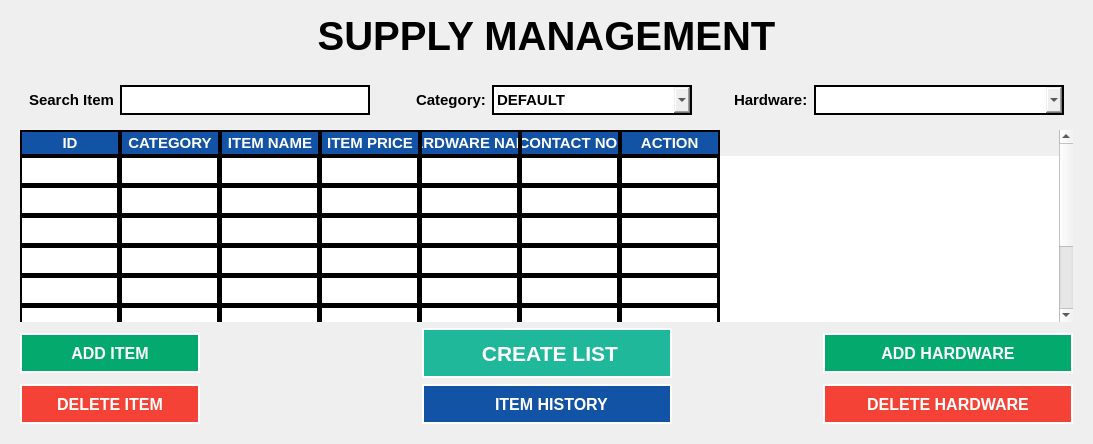
     <widget class="QWidget" name="page_2">
      <layout class="QGridLayout" name="gridLayout_12">
       <item row="2" column="0">
        <widget class="QFrame" name="supply_management_mainFrame">
         <property name="styleSheet">
          <string notr="true">QFrame{
border-style: none;

}</string>
         </property>
         <property name="frameShape">
          <enum>QFrame::StyledPanel</enum>
         </property>
         <property name="frameShadow">
          <enum>QFrame::Raised</enum>
         </property>
         <layout class="QGridLayout" name="gridLayout_13">
          <property name="leftMargin">
           <number>0</number>
          </property>
          <property name="topMargin">
           <number>0</number>
          </property>
          <property name="rightMargin">
           <number>0</number>
          </property>
          <property name="bottomMargin">
           <number>0</number>
          </property>
          <property name="spacing">
           <number>0</number>
          </property>
          <item row="0" column="0">
           <widget class="QFrame" name="frame_16">
            <property name="maximumSize">
             <size>
              <width>16777215</width>
              <height>16777215</height>
             </size>
            </property>
            <property name="frameShape">
             <enum>QFrame::StyledPanel</enum>
            </property>
            <property name="frameShadow">
             <enum>QFrame::Raised</enum>
            </property>
            <layout class="QVBoxLayout" name="verticalLayout_6">
             <item>
              <widget class="QFrame" name="frame_23">
               <property name="styleSheet">
                <string notr="true">border-style: none;</string>
               </property>
               <property name="frameShape">
                <enum>QFrame::StyledPanel</enum>
               </property>
               <property name="frameShadow">
                <enum>QFrame::Raised</enum>
               </property>
               <layout class="QHBoxLayout" name="horizontalLayout_16">
                <item>
                 <widget class="QPushButton" name="pushButton_18">
                  <property name="enabled">
                   <bool>false</bool>
                  </property>
                  <property name="maximumSize">
                   <size>
                    <width>120</width>
                    <height>16777215</height>
                   </size>
                  </property>
                  <property name="styleSheet">
                   <string notr="true">border-color: white;
border-style: none;
font-family: Segoe UI;
font-weight: bold;
color: black;
font-size: 15px;
</string>
                  </property>
                  <property name="text">
                   <string>Search Item</string>
                  </property>
                  <property name="icon">
                   <iconset>
                    <normaloff>images/ICON_SEARCH.png</normaloff>images/ICON_SEARCH.png</iconset>
                  </property>
                  <property name="iconSize">
                   <size>
                    <width>30</width>
                    <height>30</height>
                   </size>
                  </property>
                 </widget>
                </item>
                <item>
                 <widget class="QLineEdit" name="search_item_lineEdit">
                  <property name="minimumSize">
                   <size>
                    <width>250</width>
                    <height>30</height>
                   </size>
                  </property>
                  <property name="maximumSize">
                   <size>
                    <width>250</width>
                    <height>30</height>
                   </size>
                  </property>
                  <property name="focusPolicy">
                   <enum>Qt::StrongFocus</enum>
                  </property>
                  <property name="styleSheet">
                   <string notr="true">QLineEdit{
border-style: solid;
border-width: 2px;
border-color: black;
font-family: Segoe UI;
font-weight: bold;
color: black;
font-size: 15px;

}

QLineEdit::hover{
background-color: #efefef;
}</string>
                  </property>
                 </widget>
                </item>
                <item>
                 <spacer name="horizontalSpacer_8">
                  <property name="orientation">
                   <enum>Qt::Horizontal</enum>
                  </property>
                  <property name="sizeHint" stdset="0">
                   <size>
                    <width>40</width>
                    <height>20</height>
                   </size>
                  </property>
                 </spacer>
                </item>
                <item>
                 <widget class="QLabel" name="label_18">
                  <property name="styleSheet">
                   <string notr="true">border-color: white;
border-style: none;
font-family: Segoe UI;
font-weight: bold;
color: black;
font-size: 15px;
</string>
                  </property>
                  <property name="text">
                   <string>Category:</string>
                  </property>
                 </widget>
                </item>
                <item>
                 <widget class="QComboBox" name="categoryBox">
                  <property name="minimumSize">
                   <size>
                    <width>200</width>
                    <height>30</height>
                   </size>
                  </property>
                  <property name="maximumSize">
                   <size>
                    <width>150</width>
                    <height>30</height>
                   </size>
                  </property>
                  <property name="cursor">
                   <cursorShape>PointingHandCursor</cursorShape>
                  </property>
                  <property name="styleSheet">
                   <string notr="true">QComboBox{
border-style: solid;
border-width: 2px;
border-color: black;
font-family: Segoe UI;
font-weight: bold;
color: black;
font-size: 15px;

}

QComboBox::hover{
background-color: #efefef;
}</string>
                  </property>
                  <item>
                   <property name="text">
                    <string>DEFAULT</string>
                   </property>
                  </item>
                  <item>
                   <property name="text">
                    <string>CARPENTRY</string>
                   </property>
                  </item>
                  <item>
                   <property name="text">
                    <string>GENERAL HARDWARE</string>
                   </property>
                  </item>
                  <item>
                   <property name="text">
                    <string>GLASS</string>
                   </property>
                  </item>
                  <item>
                   <property name="text">
                    <string>HOME FURNISHING</string>
                   </property>
                  </item>
                  <item>
                   <property name="text">
                    <string>MASONRY</string>
                   </property>
                  </item>
                  <item>
                   <property name="text">
                    <string>METAL WORKS</string>
                   </property>
                  </item>
                  <item>
                   <property name="text">
                    <string>PAINTS</string>
                   </property>
                  </item>
                  <item>
                   <property name="text">
                    <string>PLUMBING</string>
                   </property>
                  </item>
                  <item>
                   <property name="text">
                    <string>ROOFING</string>
                   </property>
                  </item>
                 </widget>
                </item>
                <item>
                 <widget class="QFrame" name="frame_15">
                  <property name="minimumSize">
                   <size>
                    <width>30</width>
                    <height>30</height>
                   </size>
                  </property>
                  <property name="maximumSize">
                   <size>
                    <width>30</width>
                    <height>30</height>
                   </size>
                  </property>
                  <property name="frameShape">
                   <enum>QFrame::StyledPanel</enum>
                  </property>
                  <property name="frameShadow">
                   <enum>QFrame::Raised</enum>
                  </property>
                 </widget>
                </item>
                <item>
                 <widget class="QLabel" name="label_19">
                  <property name="styleSheet">
                   <string notr="true">border-color: white;
border-style: none;
font-family: Segoe UI;
font-weight: bold;
color: black;
font-size: 15px;
</string>
                  </property>
                  <property name="text">
                   <string>Hardware:</string>
                  </property>
                 </widget>
                </item>
                <item>
                 <widget class="QComboBox" name="hardwareBox">
                  <property name="minimumSize">
                   <size>
                    <width>250</width>
                    <height>30</height>
                   </size>
                  </property>
                  <property name="maximumSize">
                   <size>
                    <width>150</width>
                    <height>30</height>
                   </size>
                  </property>
                  <property name="cursor">
                   <cursorShape>PointingHandCursor</cursorShape>
                  </property>
                  <property name="styleSheet">
                   <string notr="true">QComboBox{
border-style: solid;
border-width: 2px;
border-color: black;
font-family: Segoe UI;
font-weight: bold;
color: black;
font-size: 15px;

}

QComboBox::hover{
background-color: #efefef;
}</string>
                  </property>
                 </widget>
                </item>
               </layout>
              </widget>
             </item>
             <item>
              <widget class="QTableWidget" name="supply_management_table">
               <property name="focusPolicy">
                <enum>Qt::NoFocus</enum>
               </property>
               <property name="styleSheet">
                <string notr="true">QTableWidget{
background-color: white;
gridline-color: black;
font-family: Segoe UI;
font-weight: bold;
color: black;
font-size: 11pt;

	
}
QTableView::item {
border: 2px solid black;
}
QHeaderView::section{
background-color: #1353A5;
border: 2px solid black;
font: bold 11pt Arial, serif;
color: rgb(255, 255, 255);
}
</string>
               </property>
               <property name="frameShape">
                <enum>QFrame::NoFrame</enum>
               </property>
               <property name="frameShadow">
                <enum>QFrame::Sunken</enum>
               </property>
               <property name="horizontalScrollBarPolicy">
                <enum>Qt::ScrollBarAlwaysOff</enum>
               </property>
               <property name="editTriggers">
                <set>QAbstractItemView::NoEditTriggers</set>
               </property>
               <property name="gridStyle">
                <enum>Qt::SolidLine</enum>
               </property>
               <attribute name="verticalHeaderVisible">
                <bool>false</bool>
               </attribute>
               <attribute name="verticalHeaderHighlightSections">
                <bool>true</bool>
               </attribute>
               <row>
                <property name="text">
                 <string>New Row</string>
                </property>
               </row>
               <row>
                <property name="text">
                 <string>New Row</string>
                </property>
               </row>
               <row>
                <property name="text">
                 <string>New Row</string>
                </property>
               </row>
               <row>
                <property name="text">
                 <string>New Row</string>
                </property>
               </row>
               <row>
                <property name="text">
                 <string>New Row</string>
                </property>
               </row>
               <row>
                <property name="text">
                 <string>New Row</string>
                </property>
               </row>
               <row>
                <property name="text">
                 <string>New Row</string>
                </property>
               </row>
               <row>
                <property name="text">
                 <string>New Row</string>
                </property>
               </row>
               <column>
                <property name="text">
                 <string> ID </string>
                </property>
               </column>
               <column>
                <property name="text">
                 <string>CATEGORY</string>
                </property>
               </column>
               <column>
                <property name="text">
                 <string>ITEM NAME</string>
                </property>
               </column>
               <column>
                <property name="text">
                 <string> ITEM PRICE </string>
                </property>
               </column>
               <column>
                <property name="text">
                 <string>HARDWARE NAME</string>
                </property>
               </column>
               <column>
                <property name="text">
                 <string> CONTACT NO. </string>
                </property>
               </column>
               <column>
                <property name="text">
                 <string> ACTION </string>
                </property>
               </column>
              </widget>
             </item>
             <item>
              <widget class="QFrame" name="frame_21">
               <property name="frameShape">
                <enum>QFrame::StyledPanel</enum>
               </property>
               <property name="frameShadow">
                <enum>QFrame::Raised</enum>
               </property>
               <layout class="QHBoxLayout" name="horizontalLayout_8">
                <property name="spacing">
                 <number>0</number>
                </property>
                <property name="leftMargin">
                 <number>0</number>
                </property>
                <property name="topMargin">
                 <number>0</number>
                </property>
                <property name="rightMargin">
                 <number>0</number>
                </property>
                <property name="bottomMargin">
                 <number>0</number>
                </property>
                <item>
                 <widget class="QPushButton" name="add_item_btn">
                  <property name="minimumSize">
                   <size>
                    <width>180</width>
                    <height>40</height>
                   </size>
                  </property>
                  <property name="maximumSize">
                   <size>
                    <width>180</width>
                    <height>40</height>
                   </size>
                  </property>
                  <property name="cursor">
                   <cursorShape>PointingHandCursor</cursorShape>
                  </property>
                  <property name="focusPolicy">
                   <enum>Qt::NoFocus</enum>
                  </property>
                  <property name="styleSheet">
                   <string notr="true">QPushButton{

border-radius:  0px;
border-style: solid;
background-color: #04AA6D;
color: white;
font-family: Segoe UI;
font-weight: bold;
font-size: 12pt;
border-width: 2px;

}

QPushButton:hover{
	background-color: #026641;
	color: white;
}</string>
                  </property>
                  <property name="text">
                   <string>ADD ITEM</string>
                  </property>
                 </widget>
                </item>
                <item>
                 <widget class="QFrame" name="frame_3">
                  <property name="minimumSize">
                   <size>
                    <width>70</width>
                    <height>0</height>
                   </size>
                  </property>
                  <property name="maximumSize">
                   <size>
                    <width>70</width>
                    <height>16777215</height>
                   </size>
                  </property>
                  <property name="frameShape">
                   <enum>QFrame::StyledPanel</enum>
                  </property>
                  <property name="frameShadow">
                   <enum>QFrame::Raised</enum>
                  </property>
                 </widget>
                </item>
                <item>
                 <spacer name="horizontalSpacer_5">
                  <property name="orientation">
                   <enum>Qt::Horizontal</enum>
                  </property>
                  <property name="sizeHint" stdset="0">
                   <size>
                    <width>40</width>
                    <height>20</height>
                   </size>
                  </property>
                 </spacer>
                </item>
                <item>
                 <widget class="QPushButton" name="createList_btn">
                  <property name="minimumSize">
                   <size>
                    <width>250</width>
                    <height>50</height>
                   </size>
                  </property>
                  <property name="maximumSize">
                   <size>
                    <width>235</width>
                    <height>50</height>
                   </size>
                  </property>
                  <property name="cursor">
                   <cursorShape>PointingHandCursor</cursorShape>
                  </property>
                  <property name="focusPolicy">
                   <enum>Qt::NoFocus</enum>
                  </property>
                  <property name="styleSheet">
                   <string notr="true">QPushButton{

border-radius:  0px;
border-style: solid;
background-color: #1FB89B;
color: white;
font-family: Segoe UI;
font-weight: bold;
font-size: 16pt;
border-width: 2px;

}

QPushButton:hover{
	background-color: #62CDB9;
	color: white;
}</string>
                  </property>
                  <property name="text">
                   <string> CREATE LIST</string>
                  </property>
                  <property name="icon">
                   <iconset>
                    <normaloff>images/ICON_LIST.png</normaloff>images/ICON_LIST.png</iconset>
                  </property>
                  <property name="iconSize">
                   <size>
                    <width>35</width>
                    <height>35</height>
                   </size>
                  </property>
                 </widget>
                </item>
                <item>
                 <spacer name="horizontalSpacer_13">
                  <property name="orientation">
                   <enum>Qt::Horizontal</enum>
                  </property>
                  <property name="sizeHint" stdset="0">
                   <size>
                    <width>40</width>
                    <height>20</height>
                   </size>
                  </property>
                 </spacer>
                </item>
                <item>
                 <widget class="QPushButton" name="add_hardware_btn">
                  <property name="minimumSize">
                   <size>
                    <width>250</width>
                    <height>40</height>
                   </size>
                  </property>
                  <property name="maximumSize">
                   <size>
                    <width>250</width>
                    <height>40</height>
                   </size>
                  </property>
                  <property name="cursor">
                   <cursorShape>PointingHandCursor</cursorShape>
                  </property>
                  <property name="focusPolicy">
                   <enum>Qt::NoFocus</enum>
                  </property>
                  <property name="styleSheet">
                   <string notr="true">QPushButton{

border-radius:  0px;
border-style: solid;
background-color: #04AA6D;
color: white;
font-family: Segoe UI;
font-weight: bold;
font-size: 12pt;
border-width: 2px;

}

QPushButton:hover{
	background-color: #026641;
	color: white;
}</string>
                  </property>
                  <property name="text">
                   <string>ADD HARDWARE</string>
                  </property>
                 </widget>
                </item>
               </layout>
              </widget>
             </item>
             <item>
              <widget class="QFrame" name="frame_17">
               <property name="styleSheet">
                <string notr="true">border-style: none;</string>
               </property>
               <property name="frameShape">
                <enum>QFrame::StyledPanel</enum>
               </property>
               <property name="frameShadow">
                <enum>QFrame::Raised</enum>
               </property>
               <layout class="QHBoxLayout" name="horizontalLayout_6">
                <property name="spacing">
                 <number>0</number>
                </property>
                <property name="leftMargin">
                 <number>0</number>
                </property>
                <property name="topMargin">
                 <number>0</number>
                </property>
                <property name="rightMargin">
                 <number>0</number>
                </property>
                <property name="bottomMargin">
                 <number>0</number>
                </property>
                <item>
                 <widget class="QPushButton" name="delete_item_btn">
                  <property name="minimumSize">
                   <size>
                    <width>180</width>
                    <height>40</height>
                   </size>
                  </property>
                  <property name="maximumSize">
                   <size>
                    <width>180</width>
                    <height>40</height>
                   </size>
                  </property>
                  <property name="cursor">
                   <cursorShape>PointingHandCursor</cursorShape>
                  </property>
                  <property name="focusPolicy">
                   <enum>Qt::NoFocus</enum>
                  </property>
                  <property name="styleSheet">
                   <string notr="true">QPushButton{

border-radius:  0px;
border-style: solid;
background-color: #f44336;
color: white;
font-family: Segoe UI;
font-weight: bold;
font-size: 12pt;
border-width: 2px;

}

QPushButton:hover{
	background-color: #aa2e25;
	color: white;
}</string>
                  </property>
                  <property name="text">
                   <string>DELETE ITEM</string>
                  </property>
                 </widget>
                </item>
                <item>
                 <widget class="QFrame" name="frame_28">
                  <property name="minimumSize">
                   <size>
                    <width>70</width>
                    <height>0</height>
                   </size>
                  </property>
                  <property name="maximumSize">
                   <size>
                    <width>70</width>
                    <height>16777215</height>
                   </size>
                  </property>
                  <property name="frameShape">
                   <enum>QFrame::StyledPanel</enum>
                  </property>
                  <property name="frameShadow">
                   <enum>QFrame::Raised</enum>
                  </property>
                 </widget>
                </item>
                <item>
                 <spacer name="horizontalSpacer_3">
                  <property name="orientation">
                   <enum>Qt::Horizontal</enum>
                  </property>
                  <property name="sizeHint" stdset="0">
                   <size>
                    <width>40</width>
                    <height>20</height>
                   </size>
                  </property>
                 </spacer>
                </item>
                <item>
                 <widget class="QPushButton" name="item_history_btn">
                  <property name="minimumSize">
                   <size>
                    <width>250</width>
                    <height>40</height>
                   </size>
                  </property>
                  <property name="maximumSize">
                   <size>
                    <width>250</width>
                    <height>50</height>
                   </size>
                  </property>
                  <property name="cursor">
                   <cursorShape>PointingHandCursor</cursorShape>
                  </property>
                  <property name="focusPolicy">
                   <enum>Qt::NoFocus</enum>
                  </property>
                  <property name="styleSheet">
                   <string notr="true">QPushButton{

border-radius:  0px;
border-style: solid;
background-color: #1353A5;
color: white;
font-family: Segoe UI;
font-weight: bold;
font-size: 12pt;
border-width: 2px;

}

QPushButton:hover{
	background-color: #0B3163;
	color: white;
}</string>
                  </property>
                  <property name="text">
                   <string>  ITEM HISTORY</string>
                  </property>
                  <property name="icon">
                   <iconset>
                    <normaloff>images/ICON_HISTORY.png</normaloff>images/ICON_HISTORY.png</iconset>
                  </property>
                  <property name="iconSize">
                   <size>
                    <width>27</width>
                    <height>27</height>
                   </size>
                  </property>
                 </widget>
                </item>
                <item>
                 <spacer name="horizontalSpacer_6">
                  <property name="orientation">
                   <enum>Qt::Horizontal</enum>
                  </property>
                  <property name="sizeHint" stdset="0">
                   <size>
                    <width>40</width>
                    <height>20</height>
                   </size>
                  </property>
                 </spacer>
                </item>
                <item>
                 <widget class="QPushButton" name="delete_hardware_btn">
                  <property name="minimumSize">
                   <size>
                    <width>250</width>
                    <height>40</height>
                   </size>
                  </property>
                  <property name="maximumSize">
                   <size>
                    <width>250</width>
                    <height>40</height>
                   </size>
                  </property>
                  <property name="cursor">
                   <cursorShape>PointingHandCursor</cursorShape>
                  </property>
                  <property name="focusPolicy">
                   <enum>Qt::NoFocus</enum>
                  </property>
                  <property name="styleSheet">
                   <string notr="true">QPushButton{

border-radius:  0px;
border-style: solid;
background-color: #f44336;
color: white;
font-family: Segoe UI;
font-weight: bold;
font-size: 12pt;
border-width: 2px;

}

QPushButton:hover{
	background-color: #aa2e25;
	color: white;
}</string>
                  </property>
                  <property name="text">
                   <string>DELETE HARDWARE</string>
                  </property>
                 </widget>
                </item>
               </layout>
              </widget>
             </item>
            </layout>
           </widget>
          </item>
         </layout>
        </widget>
       </item>
       <item row="0" column="0">
        <widget class="QLabel" name="label_17">
         <property name="minimumSize">
          <size>
           <width>0</width>
           <height>50</height>
          </size>
         </property>
         <property name="maximumSize">
          <size>
           <width>16777215</width>
           <height>50</height>
          </size>
         </property>
         <property name="styleSheet">
          <string notr="true">border-color: #E4E4E4;
font-family: Segoe UI;
font-weight: bold;
color: black;
font-size: 30pt;
</string>
         </property>
         <property name="text">
          <string>SUPPLY MANAGEMENT</string>
         </property>
         <property name="alignment">
          <set>Qt::AlignCenter</set>
         </property>
        </widget>
       </item>
      </layout>
     </widget>
